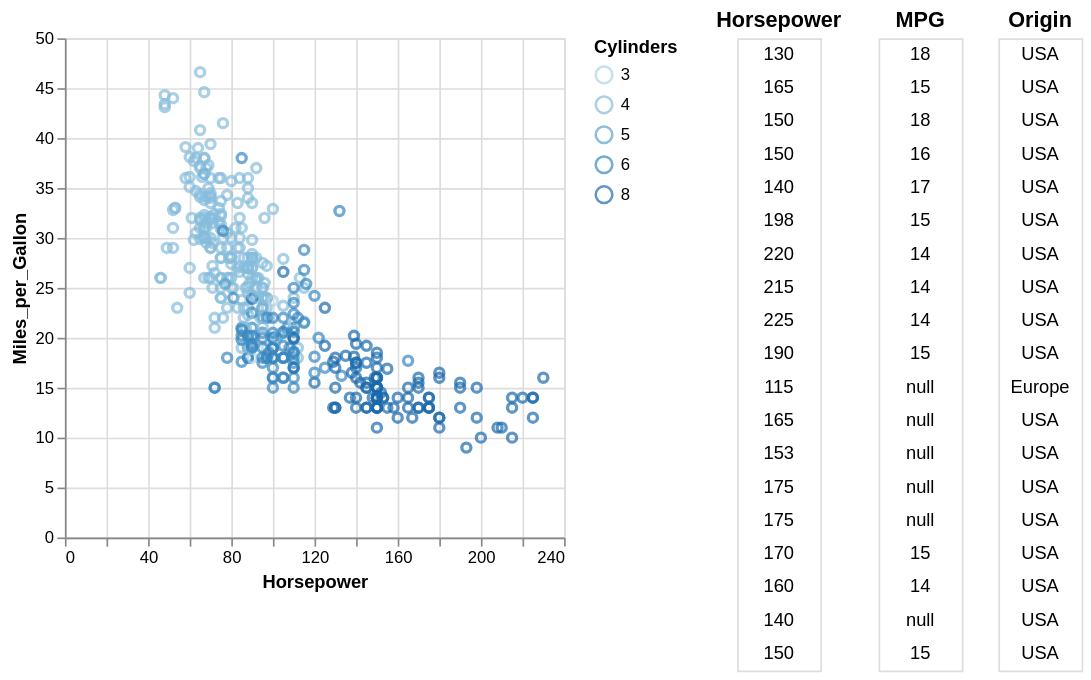

This figure's Vega-Lite source:
### Vega-Lite specification from a JSON file in a GitHub repository (floating-point values rounded to 4 significant figures; data arrays with more than 128 entries replaced by an {"elided": "..."} marker saying what was removed)
{"$schema": "https://vega.github.io/schema/vega-lite/v4.json", "description": "Drag a rectangular brush to show (first 20) selected points in a table.", "data": {"values": {"elided": "406 records"}}, "transform": [{"window": [{"op": "row_number", "as": "row_number"}]}], "hconcat": [{"selection": {"brush": {"type": "interval"}}, "mark": "point", "encoding": {"x": {"field": "Horsepower", "type": "quantitative"}, "y": {"field": "Miles_per_Gallon", "type": "quantitative"}, "color": {"condition": {"selection": "brush", "field": "Cylinders", "type": "ordinal"}, "value": "grey"}}}, {"transform": [{"filter": {"selection": "brush"}}, {"window": [{"op": "rank", "as": "rank"}]}, {"filter": {"field": "rank", "lt": 20}}], "hconcat": [{"width": 50, "title": "Horsepower", "mark": "text", "encoding": {"text": {"field": "Horsepower", "type": "nominal"}, "y": {"field": "row_number", "type": "ordinal", "axis": null}}}, {"width": 50, "title": "MPG", "mark": "text", "encoding": {"text": {"field": "Miles_per_Gallon", "type": "nominal"}, "y": {"field": "row_number", "type": "ordinal", "axis": null}}}, {"width": 50, "title": "Origin", "mark": "text", "encoding": {"text": {"field": "Origin", "type": "nominal"}, "y": {"field": "row_number", "type": "ordinal", "axis": null}}}]}], "resolve": {"legend": {"color": "independent"}}}
